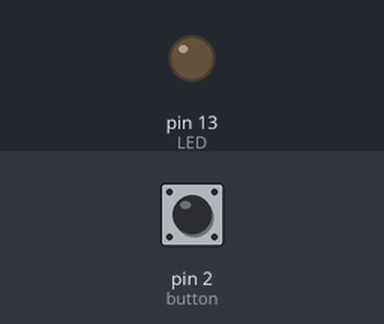
This sketch was run on a simulated Arduino Uno, built with avr-gcc and run on an emulated ATmega328P. On the bench: output pins drawn as LEDs (lit = HIGH). The test bench sets the inputs (shaded band); at power-on: pin 2 (button) LOW.

Above: at 0.8 s.
0.9 s: pin 2 (button) pulled HIGH for 0.15 s
At 0.97 s:
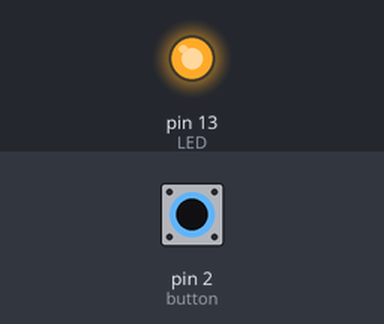
2.5 s: pin 2 (button) pulled HIGH for 3.2 s
At 6.5 s:
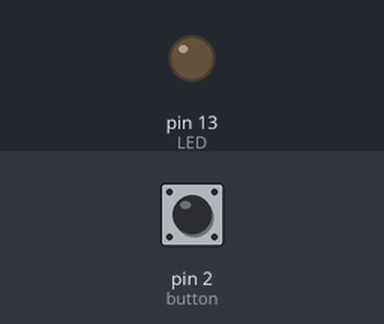
Timing chart, 0 to 8.0 s (numbered marks = the images above; inputs shaded):
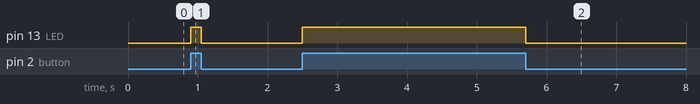

Measured:
- after the input at 0.9 s, pin 13 (LED): LOW → HIGH at once, → LOW 0.15 s later
- after the input at 2.5 s, pin 13 (LED): LOW → HIGH at once, → LOW 3.2 s later

The sketch:

3a.ino
```cpp
#include <avr/io.h>

int main(void)
{
    // Configure LED pin (PB5 / Pin 13) as OUTPUT
    DDRB |= (1 << DDB5);

    // Configure button pin (PD2 / Pin 2) as INPUT
    DDRD &= ~(1 << DDD2);

    while (1)
    {
        // Poll button state
        if (PIND & (1 << PIND2))   // button HIGH
        {
            PORTB |= (1 << PORTB5);   // LED ON
        }
        else
        {
            PORTB &= ~(1 << PORTB5);  // LED OFF
        }
    }
}
```
